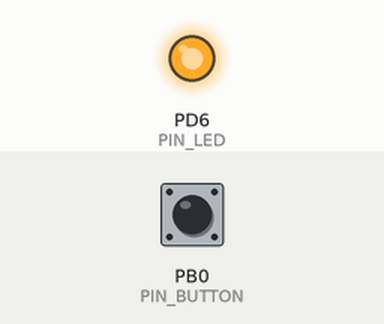
This program was run on a simulated ATmega328P, built with avr-gcc and emulated at 16 MHz (the files do not name the chip). Parts: output pins drawn as LEDs (lit = HIGH). The inputs (shaded band) are chosen by the test bench; at power-on: PB0 (PIN_BUTTON) HIGH. What the program prints to the serial monitor is not drawn.

Above: at 1.2 s.
1.3 s: PB0 (PIN_BUTTON) pulled LOW for 3.2 s
At 5.6 s:
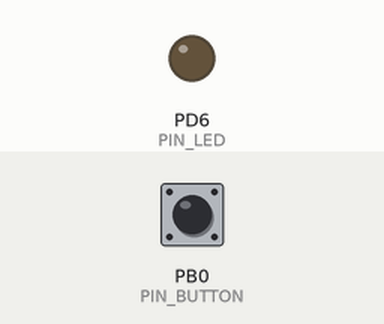
6.0 s: PB0 (PIN_BUTTON) pulled LOW for 0.15 s
At 6.4 s:
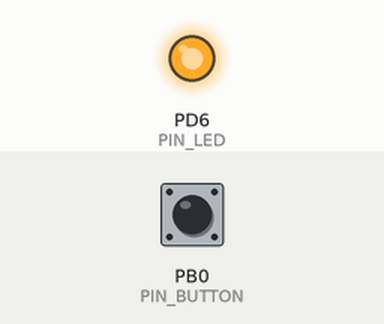
Timing chart, 0 to 9.0 s (numbered marks = the images above; inputs shaded):
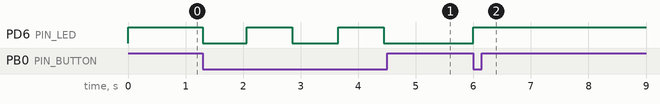

The program:

main.cpp
```cpp
#include <avr/io.h>
#include <stdbool.h>
#include <util/delay.h>
#include "bit.h"
#include "usart.h"

#define F_CLK 16000000UL
#define BAUD_RATE 9600

#define PIN_BUTTON PINB0
#define PIN_LED PIND6

bool state;

void setup(void){
  usart_init(BAUD_RATE);

  // It does not matter if we are implementing a pull up or
  // pull down resistor to design a working button here, we
  // have to clear the data direction bit for the button to
  // set it as an input. That's it.
  BIT_CLEAR(DDRB, PIN_BUTTON);
  BIT_SET(DDRD, PIN_LED);

  // If we are using a pull up here, our job will be done here
  // at this point by enabling the corresponding port bit for
  // the button as the line below is doing.
  BIT_SET(PORTB, PIN_BUTTON);
  BIT_SET(PORTD, PIN_LED);
}

// For pull down resistors, we do the same as above in the
// code, but we do need to fiddle with our circuit a little
// bit.

// We need to supply 5V to one side of the button. On the other
// side, we need to connect the resistor to the ground, and
// connect the same point to the input pin set for the button.

bool button_pressed(void){
  return BIT_READ(PINB, PIN_BUTTON) == 0;
}

bool button_debounced(void){
  if (button_pressed()){
    _delay_ms(1);
    if (button_pressed()){
      return button_pressed();
    }
  }
  return false;
}

int main(void){
  setup();

  while (true){
    if (button_debounced())
    {
        //BIT_SET(PORTD, PIN_LED);
        BIT_FLIP(PORTD, PIN_LED);
        state = !state;
        usart_teleplot("button state", (double) state);
    }
    //else BIT_CLEAR(PORTD, PIN_LED);
  }


}
```

bit.h
```cpp
#ifndef BIT_H
#define BIT_H

#define BIT_READ(reg, n) ((reg >> n) & 1)
#define BIT_SET(reg, n) (reg |= 1 << n)
#define BIT_CLEAR(reg, n) (reg &= ~(1 << n))
#define BIT_FLIP(reg, n) (reg ^= (1 << n))

#endif // BIT_H
```

usart.h
```cpp
#ifndef USART_H
#define USART_H

#include <stdint.h>

// struct usart
// {
//     uint8_t *tx_buffer;
//     size_t tx_buffer_size;
// };
// typedef struct usart usart_t;

uint16_t usart_ubrr(uint32_t fosc, uint32_t baud);

void usart_init(uint16_t ubrr);
void usart_transmit(uint8_t byte);
void usart_tx_string(const char* pStr);
void usart_tx_uint8(uint8_t x);
void usart_tx_uint16(uint16_t x);
void usart_tx_uint32(uint32_t x);
void usart_tx_int8(int8_t x);
void usart_tx_int16(int16_t x);
void usart_tx_int32(int32_t x);
void usart_tx_float(float x, uint8_t width, uint8_t precision);
void usart_tx_double(double x, uint8_t width, uint8_t precision);
void usart_teleplot(const char* variable_name, double value);

#endif // USART_H
```

usart.cpp
```cpp
#include "usart.h"

#include <avr/io.h> // Include here if avr/io.h is needed for USART functions
#include <stdlib.h>
#include "bit.h"

uint16_t usart_ubrr(uint32_t fosc, uint32_t baud) {
    return fosc / 16 / baud - 1;
}

void usart_init(uint16_t ubrr) {
    /*Set baud rate */
    UBRR0 = ubrr;
    // Enable receiver and transmitter */
    // BIT_SET(UCSR0A, U2X0);
    UCSR0B = (1 << RXEN0) | (1 << TXEN0);
    /* Set frame format: 8data, 2stop bit */
    UCSR0C = (1 << USBS0) | (3 << UCSZ00);
    BIT_SET(UCSR0C, UPM01);
}

void usart_transmit(uint8_t byte) {
    /* Wait for empty transmit buffer */
    while (!(UCSR0A & (1 << UDRE0))) {
    }
    /* Put data into buffer, sends the data */
    UDR0 = byte;
}

void usart_tx_string(const char* pStr) {
    while (*pStr != '\0') {
        usart_transmit(*pStr);
        pStr++;
    }
}

void usart_tx_uint8(uint8_t x) {
    char buffer[4];
    buffer[3] = '\0';

    if (x == 0) {
        usart_transmit('0');
        return;
    }

    size_t index = 3;
    while (x > 0 && index > 0) {
        buffer[--index] = x % 10 + '0';
        x /= 10;
    }

    usart_tx_string(&buffer[index]);
}

void usart_tx_uint16(uint16_t x) {
    char buffer[6];
    buffer[5] = '\0';

    if (x == 0) {
        usart_transmit('0');
        return;
    }

    size_t index = 5;
    while (x > 0 && index > 0) {
        buffer[--index] = x % 10 + '0';
        x /= 10;
    }

    usart_tx_string(&buffer[index]);
}

void usart_tx_uint32(uint32_t x) {
    char buffer[11];
    buffer[10] = '\0';

    if (x == 0) {
        usart_transmit('0');
        return;
    }

    size_t index = 10;
    while (x > 0 && index > 0) {
        buffer[--index] = x % 10 + '0';
        x /= 10;
    }

    usart_tx_string(&buffer[index]);
}

void usart_tx_int8(int8_t x) {
    if (x < 0) {
        usart_transmit('-');
        x = -x;
    }

    usart_tx_uint8(x);
}

void usart_tx_int16(int16_t x) {
    if (x < 0) {
        usart_transmit('-');
        x = -x;
    }

    usart_tx_uint16(x);
}

void usart_tx_int32(int32_t x) {
    if (x < 0) {
        usart_transmit('-');
        x = -x;
    }

    usart_tx_uint32(x);
}

void usart_tx_float(float x, uint8_t width, uint8_t precision) {
    char buffer[width + 1];

    dtostrf(x, width, precision, buffer);
    buffer[width] = '\0';

    usart_tx_string(buffer);
}

void usart_tx_double(double x, uint8_t width, uint8_t precision) {
    char buffer[width + 1];

    dtostrf(x, width, precision, buffer);
    buffer[width] = '\0';

    usart_tx_string(buffer);
}

void usart_teleplot(const char* variable_name, double value) {
    // Format: '>' + variable_name + ':' + value + '\n'
    usart_transmit('>');
    usart_tx_string(variable_name);
    usart_transmit(':');
    usart_tx_double(value, 32, 16);
    usart_transmit('\n');
}
```

Measured:
- after the input at 1.3 s, PD6 (PIN_LED): alternates HIGH for 0.79 s and LOW for 0.78 s, 5 changes in all, then stays LOW, starting at once
- after the input at 6.0 s, PD6 (PIN_LED): LOW → HIGH at once
